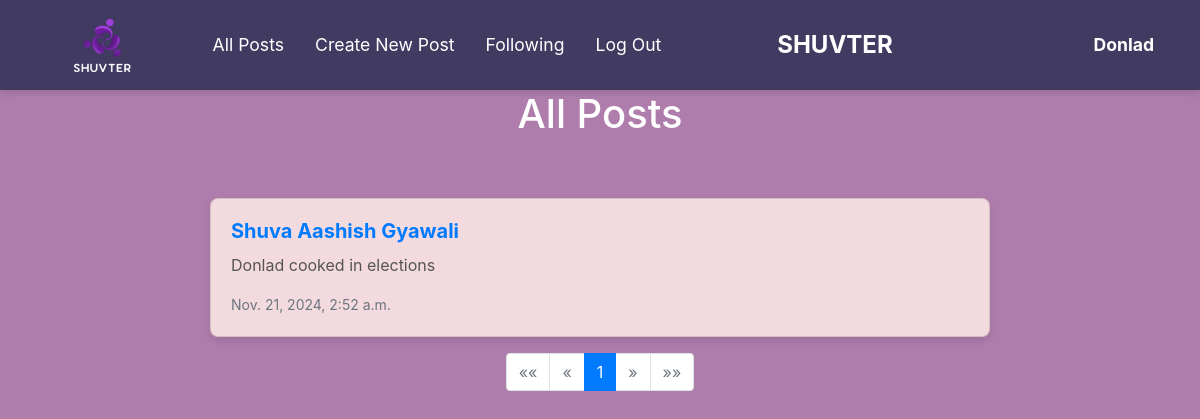
Page /following (signed in) on the committed database.
### network/models.py (models this page shows, shortened)
class User(AbstractUser):
    pass

class Post(models.Model):
    author = models.ForeignKey(User, on_delete=models.CASCADE, related_name="posts")
    content = models.TextField()
    created_at = models.DateTimeField(auto_now_add=True)

### network/views.py (the view)
# urls.py: path("following", views.following, name="following"),
def following(request):
    if request.method == "POST":
        author = request.user
        content=request.POST["content"]
        post = Post(author=author, content=content)
        post.save()
        return HttpResponseRedirect(reverse("index"))
    else:
        user = request.user
        following = Follow.objects.filter(user=user)
        posts = Post.objects.filter(author__in=[f.following for f in following]).order_by("-created_at")
        paginator = Paginator(posts, 10)
        pageNumber = request.GET.get('page')
        pages= paginator.get_page(pageNumber)
        return render(request, "network/index.html",{
            "posts":posts,
            "pages":pages
    })

### network/templates/network/index.html (shortened to what this page needs)
{% extends "network/layout.html" %}
{% load static %}
{% block body %}
    <h1>All Posts</h1>
    <div id="all-posts">
    {% for post in pages %}
        <div class="card mb-3">
            <div class="card-body">
                <h5 class="card-title"><a href="{% url 'profile' post.author.id %}">{{ post.author }}</a></h5>
                <p class="card-text">{{ post.content }}</p>
                <p class="card-text"><small class="text-muted">{{ post.created_at }}</small></p>
            </div>
        </div>
    {% endfor %}
    <nav aria-label="Page navigation">
        <ul class="pagination justify-content-center">
            {% if pages.has_previous %}
                <li class="page-item">
                    <a class="page-link" href="?page=1" aria-label="First">
                        <span aria-hidden="true">&laquo;&laquo;</span>
                    </a>
                </li>
                <li class="page-item">
                    <a class="page-link" href="?page={{ pages.previous_page_number }}" aria-label="Previous">
                        <span aria-hidden="true">&laquo;</span>
                    </a>
                </li>
            {% else %}
                <li class="page-item disabled">
                    <span class="page-link">&laquo;&laquo;</span>
                </li>
                <li class="page-item disabled">
                    <span class="page-link">&laquo;</span>
                </li>
            {% endif %}
            {% for num in pages.paginator.page_range %}
                {% if num == pages.number %}
                    <li class="page-item active">
                        <span class="page-link">{{ num }}</span>
                    </li>
                {% else %}
                    <li class="page-item">
                        <a class="page-link" href="?page={{ num }}">{{ num }}</a>
                    </li>
                {% endif %}
            {% endfor %}
            {% if pages.has_next %}
                <li class="page-item">
                    <a class="page-link" href="?page={{ pages.next_page_number }}" aria-label="Next">
                        <span aria-hidden="true">&raquo;</span>
                    </a>
                </li>
                <li class="page-item">
                    <a class="page-link" href="?page={{ pages.paginator.num_pages }}" aria-label="Last">
                        <span aria-hidden="true">&raquo;&raquo;</span>
                    </a>
                </li>
            {% else %}
                <li class="page-item disabled">
                    <span class="page-link">&raquo;</span>
                </li>
                <li class="page-item disabled">
                    <span class="page-link">&raquo;&raquo;</span>
                </li>
            {% endif %}
        </ul>
    </nav>
    </div>
{% endblock %}

### network/templates/network/layout.html (shortened to what this page needs)
{% load static %}
<!DOCTYPE html>
<html lang="en">
    <head>
        <link rel="stylesheet" href="https://stackpath.bootstrapcdn.com/bootstrap/4.4.1/css/bootstrap.min.css">
        <link href="{% static 'network/styles.css' %}" rel="stylesheet">
    </head>
    <body>
        <nav class="navbar navbar-expand-lg navbar-light bg-light">
            <div class="container-fluid">
                <div class="d-flex align-items-center">
                    <a class="navbar-brand" href="{% url 'index' %}">
                        <img src="{% static 'network/logo.png' %}" alt="Logo">
                    </a>
                    <ul class="navbar-nav ml-3">
                        <li class="nav-item">
                            <a class="nav-link" id="showAllPostsLink" href="{% url 'index' %}">All Posts</a>
                        </li>
                        <li class="nav-item">
                            <a class="nav-link" id="showNewPostLink" href="{% url 'index' %}">Create New Post</a>
                        </li>
                        {% if user.is_authenticated %}
                            <li class="nav-item">
                                <a class="nav-link" href="{% url 'following' %}">Following</a>
                            </li>
                            <li class="nav-item">
                                <a class="nav-link" href="{% url 'logout' %}">Log Out</a>
                            </li>
                        {% endif %}
                    </ul>
                </div>
                <div class="mx-auto">
                    <span class="navbar-text">SHUVTER</span>
                </div>
                <div class="d-flex align-items-center ml-auto">
                    {% if user.is_authenticated %}
                        <a class="nav-link" href="{% url 'profile' user.id %}"><strong>{{ user.username }}</strong></a>
                    {% endif %}
                </div>
            </div>
        </nav>
        <div class="body">
            {% block body %}
            {% endblock %}
        </div>
    </body>
</html>

### network/static/network/styles.css (style rules this page uses)
.navbar-nav { margin: auto; }
.navbar-brand img { height: 60px; width: auto; }
.navbar-text { font-size: 1.5rem; font-weight: bold; color: #FFFFFF !important; }
.navbar.navbar-light { background-color: #413B61 !important; }
body { background-color: #AE7DAC; }
.navbar .nav-link { color: #FFFFFF !important; font-size: 1.1rem; padding: 10px 15px; }
.navbar-nav .nav-item { margin-right: 15px; }
.navbar { padding-top: 10px; padding-bottom: 10px; display: flex; justify-content: space-between; align-items: center; }
.navbar .navbar-text { flex-grow: 1; text-align: center; }
.navbar.navbar-light { box-shadow: 0 4px 6px rgba(0, 0, 0, 0.1); }
#all-posts { display: flex; flex-direction: column; align-items: center; max-width: 800px; margin: 50px auto; padding: 10px; }
.card { background-color: #F3DADF; border-radius: 8px; box-shadow: 0 4px 8px rgba(0, 0, 0, 0.1); overflow: hidden; width: 100%; margin-bottom: 20px; transition: transform 0.3s ease, box-shadow 0.3s ease; }
.card-body { padding: 20px; }
.card-title { font-size: 1.25rem; font-weight: bold; color: #333; margin-bottom: 10px; }
.card-text { font-size: 1rem; color: #555; margin-bottom: 15px; }
.text-muted { font-size: 0.875rem; color: #888; }
p { font-size: 1rem; color: #555; }
a { color: #007bff; text-decoration: none; }
body h1 { text-align: center; font-size: 2.5rem; color: #FFFFFF; }

### rows in the picture
User: username "Donlad"
Post: author "Shuva Aashish Gyawali", content "Donlad cooked in elections", created_at "Nov. 21, 2024, 2:52 a.m."

### other values in the picture
{{ num }} "1"
